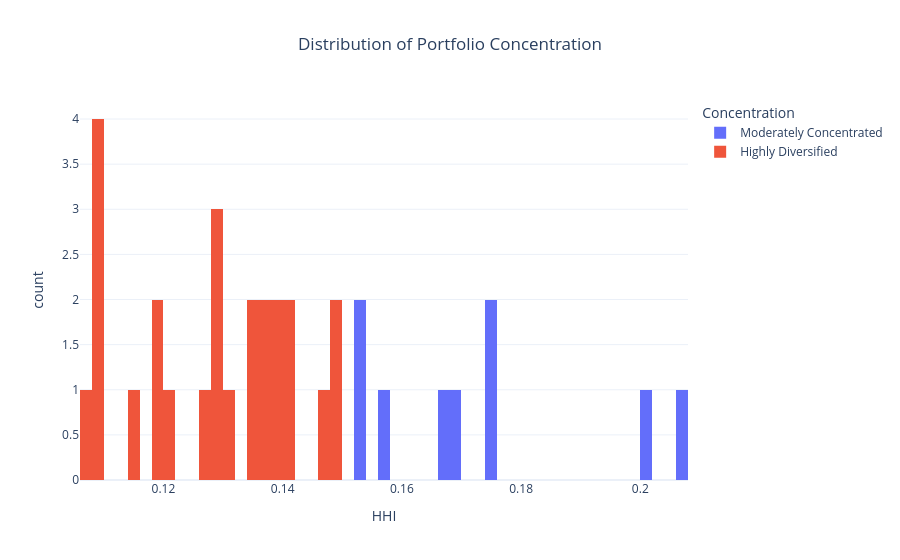

The notebook cell saved with this chart:
### Code cell
fig = px.histogram(
    hhi_report,
    x="HHI",
    nbins=50,
    color="Concentration",
    title="Distribution of Portfolio Concentration",
    template="plotly_white"
)

fig.update_layout(
    title_x=0.5
)

fig.show()

### Figure 1 — Plotly figure (JSON) as saved in the notebook; plotly's stock layout.template omitted (floating-point values rounded to 4 significant figures)
{"data": [{"bingroup": "x", "hovertemplate": "Concentration=Moderately Concentrated<br>HHI=%{x}<br>count=%{y}<extra></extra>", "legendgroup": "Moderately Concentrated", "marker": {"color": "#636efa", "pattern": {"shape": ""}}, "name": "Moderately Concentrated", "nbinsx": 50, "orientation": "v", "showlegend": true, "type": "histogram", "x": [0.2064, 0.2007, 0.1748, 0.1747, 0.1683, 0.1679, 0.1576, 0.1538, 0.1524], "xaxis": "x", "yaxis": "y"}, {"bingroup": "x", "hovertemplate": "Concentration=Highly Diversified<br>HHI=%{x}<br>count=%{y}<extra></extra>", "legendgroup": "Highly Diversified", "marker": {"color": "#EF553B", "pattern": {"shape": ""}}, "name": "Highly Diversified", "nbinsx": 50, "orientation": "v", "showlegend": true, "type": "histogram", "x": [0.1497, 0.1494, 0.1476, 0.1416, 0.1409, 0.1395, 0.1386, 0.1366, 0.1364, 0.1359, 0.1344, 0.1309, 0.1298, 0.1293, 0.1287, 0.1274, 0.1215, 0.1187, 0.1187, 0.1147, 0.1096, 0.1087, 0.1084, 0.108, 0.1073], "xaxis": "x", "yaxis": "y"}], "layout": {"barmode": "relative", "legend": {"title": {"text": "Concentration"}, "tracegroupgap": 0}, "title": {"text": "Distribution of Portfolio Concentration", "x": 0.5}, "xaxis": {"anchor": "y", "domain": [0, 1], "title": {"text": "HHI"}}, "yaxis": {"anchor": "x", "domain": [0, 1], "title": {"text": "count"}}}}
